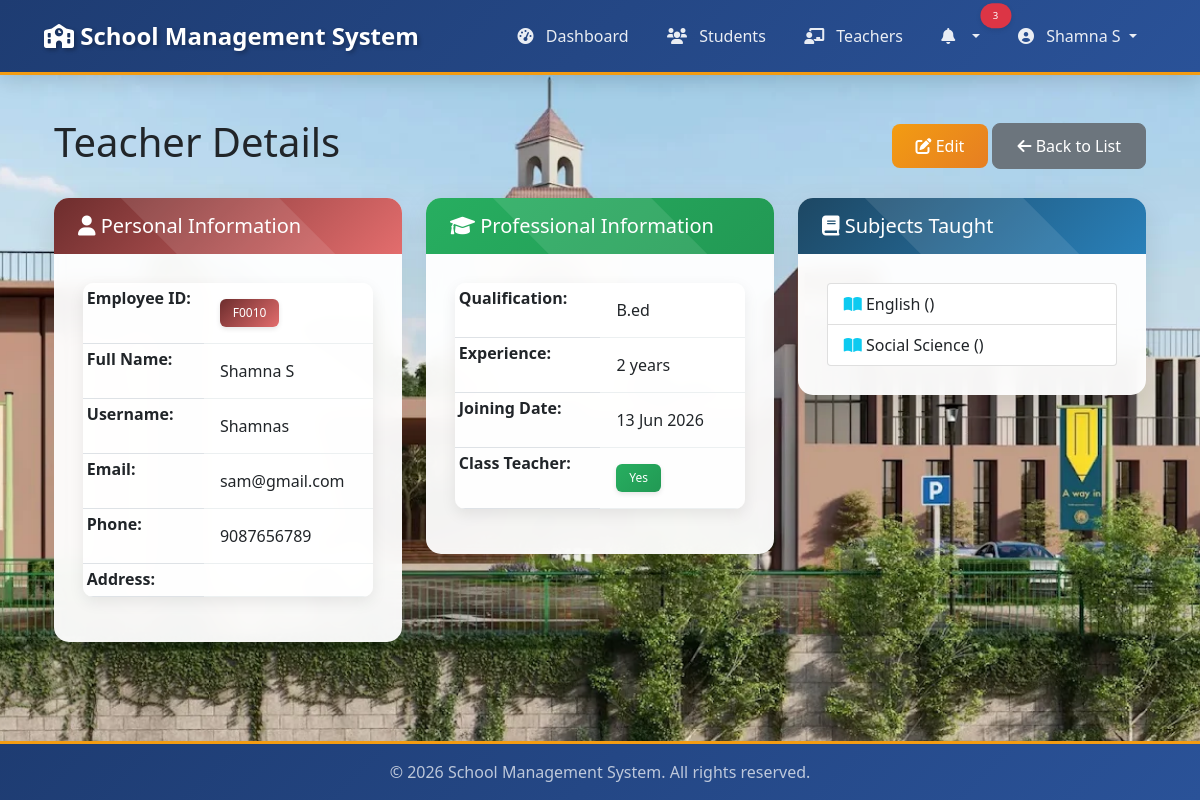
The page /teachers/1/ (signed in) on the database its author committed.
### apps/models.py (models this page shows, shortened)
class Teacher(models.Model):
    user = models.OneToOneField(User, on_delete=models.CASCADE, related_name='teacher_profile')
    employee_id = models.CharField(max_length=20, unique=True)
    phone_number = models.CharField(max_length=15)
    qualification = models.CharField(max_length=200, blank=True, null=True)
    joining_date = models.DateField()
    is_class_teacher = models.BooleanField(default=False)
    experience_years = models.PositiveIntegerField(default=0)
    subjects = models.ManyToManyField(Subject, blank=True, related_name='teachers')

class Subject(models.Model):
    name = models.CharField(max_length=100, unique=True)
    class Meta:
        ordering = ['name']

### apps/views.py (the view)
# urls.py: path('teachers/<int:pk>/', views.teacher_detail, name='teacher_detail'),
@login_required
def teacher_detail(request, pk):
    teacher = get_object_or_404(Teacher, pk=pk)
    context = {
        'teacher': teacher,
    }
    return render(request, 'apps/teacher_detail.html', context)

### apps/templates/apps/teacher_detail.html (shortened to what this page needs)
{% extends 'apps/base.html' %}
{% load static %}
{% block content %}
<div class="container">
    <div class="d-flex justify-content-between align-items-center mb-4">
        <h1>Teacher Details</h1>
        <div>
            <a href="{% url 'teacher_edit' teacher.id %}" class="btn btn-warning">
                <i class="fas fa-edit"></i> Edit
            </a>
            <a href="{% url 'teacher_list' %}" class="btn btn-secondary">
                <i class="fas fa-arrow-left"></i> Back to List
            </a>
        </div>
    </div>
    <div class="row">
        <div class="col-md-4">
            <div class="card mb-4">
                <div class="card-header bg-primary text-white">
                    <h5 class="mb-0"><i class="fas fa-user"></i> Personal Information</h5>
                </div>
                <div class="card-body">
                    <table class="table table-sm">
                        <tr>
                            <th>Employee ID:</th>
                            <td><span class="badge bg-primary">{{ teacher.employee_id }}</span></td>
                        </tr>
                        <tr>
                            <th>Full Name:</th>
                            <td>{{ teacher.user.get_full_name }}</td>
                        </tr>
                        <tr>
                            <th>Username:</th>
                            <td>{{ teacher.user.username }}</td>
                        </tr>
                        <tr>
                            <th>Email:</th>
                            <td>{{ teacher.user.email }}</td>
                        </tr>
                        <tr>
                            <th>Phone:</th>
                            <td>{{ teacher.phone_number }}</td>
                        </tr>
                        <tr>
                            <th>Address:</th>
                            <td>{{ teacher.address }}</td>
                        </tr>
                    </table>
                </div>
            </div>
        </div>
        <div class="col-md-4">
            <div class="card mb-4">
                <div class="card-header bg-success text-white">
                    <h5 class="mb-0"><i class="fas fa-graduation-cap"></i> Professional Information</h5>
                </div>
                <div class="card-body">
                    <table class="table table-sm">
                        <tr>
                            <th>Qualification:</th>
                            <td>{{ teacher.qualification }}</td>
                        </tr>
                        <tr>
                            <th>Experience:</th>
                            <td>{{ teacher.experience_years }} years</td>
                        </tr>
                        <tr>
                            <th>Joining Date:</th>
                            <td>{{ teacher.joining_date|date:"d M Y" }}</td>
                        </tr>
                        <tr>
                            <th>Class Teacher:</th>
                            <td>
                                {% if teacher.is_class_teacher %}
                                    <span class="badge bg-success">Yes</span>
                                {% else %}
                                    <span class="badge bg-secondary">No</span>
                                {% endif %}
                            </td>
                        </tr>
                    </table>
                </div>
            </div>
        </div>
        <div class="col-md-4">
            <div class="card mb-4">
                <div class="card-header bg-info text-white">
                    <h5 class="mb-0"><i class="fas fa-book"></i> Subjects Taught</h5>
                </div>
                <div class="card-body">
                    {% if teacher.subjects.all %}
                        <div class="list-group">
                            {% for subject in teacher.subjects.all %}
                                <div class="list-group-item">
                                    <i class="fas fa-book-open text-info"></i>
                                    {{ subject.name }} ({{ subject.code }})
                                </div>
                            {% endfor %}
                        </div>
                    {% else %}
                        <p class="text-muted">No subjects assigned</p>
                    {% endif %}
                </div>
            </div>
        </div>
    </div>
</div>
{% endblock %}

### apps/templates/apps/base.html (shortened to what this page needs)
﻿{% load static %}
<!DOCTYPE html>
<html lang="en">
<head>
    <link href="https://cdn.jsdelivr.net/npm/bootstrap@5.1.3/dist/css/bootstrap.min.css" rel="stylesheet">
    <link rel="stylesheet" href="https://cdnjs.cloudflare.com/ajax/libs/font-awesome/6.0.0/css/all.min.css">
    <link rel="stylesheet" href="{% static 'apps/css/style.css' %}">
</head>
<body class="d-flex flex-column min-vh-100">
    {% if user.is_authenticated %}
    <nav class="navbar navbar-expand-lg navbar-dark" id="main-navbar">
        <div class="container-fluid">
            <a class="navbar-brand" href="{% url 'dashboard' %}">
                <i class="fas fa-school"></i> School Management System
            </a>
            <div class="collapse navbar-collapse" id="navbarNav">
                <ul class="navbar-nav ms-auto">
                    <li class="nav-item">
                        <a class="nav-link {% if request.resolver_match.url_name == 'dashboard' %}active{% endif %}"
                           href="{% url 'dashboard' %}">
                            <i class="fas fa-tachometer-alt"></i> Dashboard
                        </a>
                    </li>
                    <li class="nav-item">
                        <a class="nav-link {% if request.resolver_match.url_name == 'student_list' %}active{% endif %}"
                           href="{% url 'student_list' %}">
                            <i class="fas fa-users"></i> Students
                        </a>
                    </li>
                    <li class="nav-item">
                        <a class="nav-link {% if request.resolver_match.url_name == 'teacher_list' %}active{% endif %}"
                           href="{% url 'teacher_list' %}">
                            <i class="fas fa-chalkboard-teacher"></i> Teachers
                        </a>
                    </li>
                    <li class="nav-item dropdown">
                        <a class="nav-link dropdown-toggle position-relative" href="#" id="notificationDropdown" data-bs-toggle="dropdown" aria-expanded="false">
                            <i class="fas fa-bell"></i>
                            <span class="position-absolute top-0 start-100 translate-middle badge rounded-pill bg-danger" style="font-size: 0.6rem;">
                                3
                            </span>
                        </a>
                    </li>
                    <li class="nav-item dropdown">
                        <a class="nav-link dropdown-toggle" href="#" data-bs-toggle="dropdown">
                            <i class="fas fa-user-circle"></i> {{ user.get_full_name|default:user.username }}
                        </a>
                    </li>
                </ul>
            </div>
        </div>
    </nav>
    {% endif %}
    <main class="container mt-4 flex-grow-1">
        {% block content %}{% endblock %}
    </main>
    <footer class="footer mt-auto py-3">
        <div class="container text-center">
            <span class="text-muted">
                © {% now "Y" %} School Management System. All rights reserved.
            </span>
        </div>
    </footer>
</body>
</html>

### apps/static/apps/css/style.css (style rules this page uses)
html, body { margin: 0; padding: 0; height: 100%; }
main { flex: 1; }
body { display: flex; flex-direction: column; font-family: 'Segoe UI', Tahoma, Geneva, Verdana, sans-serif; position: relative; background: none !important; padding-top: 70px !important; }
body::after { content: ''; position: fixed; top: 70px; left: 0; right: 0; bottom: 0; background-image: url('/static/apps/images/school-bg.webp'), url('/static/apps/images/school-bg.jpg'), url('/static/apps/images/school-bg.png'), linear-gradient(135deg, #667eea 0%, #764ba2 100%); background-size: cover; background-position: center; background-repeat: no-repeat; background-attachment: fixed; z-index: -1; }
body::before { display: none !important; }
.navbar, .navbar.bg-primary, .navbar.navbar-dark, .navbar.navbar-expand-lg, .navbar.navbar-dark.bg-primary, #main-navbar { background: linear-gradient(135deg, #1e3c72, #2a5298) !important; border-bottom: 3px solid #f39c12 !important; box-shadow: 0 4px 20px rgba(0, 0, 0, 0.15); padding: 0.8rem 2rem; position: fixed !important; top: 0 !important; left: 0 !important; right: 0 !important; width: 100% !important; z-index: 9999 !important; margin: 0 !important; }
.container-fluid { padding-top: 0; margin-top: 0; }
.navbar-brand { font-size: 1.5rem; font-weight: 700; color: #fff !important; text-shadow: 2px 2px 4px rgba(0, 0, 0, 0.3); transition: all 0.3s ease; }
.navbar-nav .nav-link { color: rgba(255, 255, 255, 0.9) !important; font-weight: 500; padding: 0.5rem 1rem !important; margin: 0 0.2rem; border-radius: 5px; transition: all 0.3s ease; }
.navbar-nav .nav-link i { margin-right: 0.5rem; }
.card { border-radius: 15px; box-shadow: 0 10px 30px rgba(0, 0, 0, 0.1); margin-bottom: 25px; border: none; background-color: rgba(255, 255, 255, 0.95); backdrop-filter: blur(10px); transition: all 0.3s ease; overflow: hidden; animation: fadeInUp 0.5s ease; position: relative; z-index: 1; }
.card-header { background: linear-gradient(135deg, #1e3c72, #2a5298); color: white; font-weight: 600; padding: 1rem 1.5rem; border-bottom: none; position: relative; overflow: hidden; }
.card-header::after { content: ''; position: absolute; top: -50%; right: -50%; width: 200%; height: 200%; background: rgba(255, 255, 255, 0.1); transform: rotate(45deg); animation: shine 3s infinite; }
.card-body { padding: 1.8rem; color: #0a1119; }
.bg-primary { background: linear-gradient(135deg, #6d2d2d, #e36d6d) !important; }
.bg-success { background: linear-gradient(135deg, #27ae60, #229954) !important; }
.bg-info { background: linear-gradient(135deg, #1d4763, #2980b9) !important; }
.table { background: rgba(255, 255, 255, 0.9); border-radius: 10px; overflow: hidden; box-shadow: 0 5px 15px rgba(0, 0, 0, 0.08); position: relative; z-index: 1; }
.table tbody tr { transition: all 0.2s ease; }
.table td { padding: 1rem; vertical-align: middle; border-color: #ecf0f1; }
.btn { border-radius: 8px; padding: 0.6rem 1.5rem; font-weight: 500; transition: all 0.3s ease; position: relative; overflow: hidden; z-index: 1; }
.btn::after { content: ''; position: absolute; top: 50%; left: 50%; width: 0; height: 0; border-radius: 50%; background: rgba(255, 255, 255, 0.3); transform: translate(-50%, -50%); transition: width 0.6s, height 0.6s; }
.btn-warning { background: linear-gradient(135deg, #f39c12, #e67e22) !important; border: none; color: white; }
.badge { padding: 0.5rem 0.8rem; font-weight: 500; border-radius: 6px; box-shadow: 0 2px 5px rgba(0, 0, 0, 0.1); }
.footer { background: linear-gradient(135deg, #1e3c72, #2a5298) !important; color: white; padding: 1.5rem 0; margin-top: auto; border-top: 3px solid #f39c12; position: relative; z-index: 1; }
.footer .text-muted { color: rgba(255, 255, 255, 0.7) !important; }
main { padding-top: 0; margin-top: 0; position: relative; z-index: 1; }
body::after { background-image: url('/static/apps/images/school-bg.webp'), url('/static/apps/images/school-bg.jpg'), url('/static/apps/images/school-bg.png'), linear-gradient(135deg, #1e3c72, #2a5298) !important; background-size: cover !important; background-position: center !important; background-repeat: no-repeat !important; background-attachment: fixed !important; display: block !important; opacity: 1 !important; }
.fa, .fas, .far, .fal, .fab { font-family: "Font Awesome 6 Free" !important; font-weight: 900; display: inline-block; font-style: normal; font-variant: normal; text-rendering: auto; line-height: 1; }
.btn i { margin-right: 0; font-size: 1rem; }

### rows shown on the page
Teacher: employee_id "F0010", user.get_full_name "Shamna S", user.username "Shamnas", user.email "sam@gmail.com", phone_number "9087656789", qualification "B.ed", experience_years "2", joining_date "13 Jun 2026"
Subject: name "English"
Subject: name "Social Science"

### other values the page prints
{{ user.get_full_name|default:user.username }} "Shamna S"
